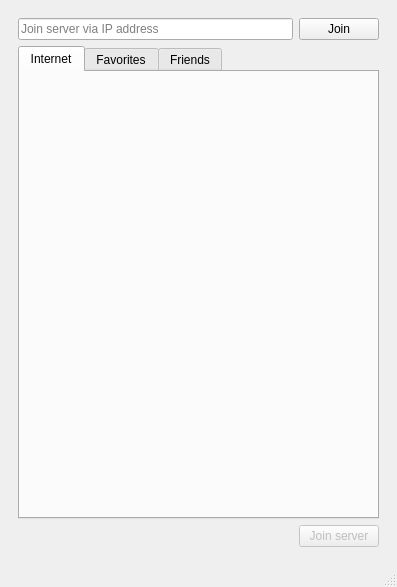
<?xml version="1.0" encoding="UTF-8"?>
<ui version="4.0">
 <class>MainWindow</class>
 <widget class="QMainWindow" name="MainWindow">
  <property name="geometry">
   <rect>
    <x>0</x>
    <y>0</y>
    <width>397</width>
    <height>587</height>
   </rect>
  </property>
  <property name="windowTitle">
   <string>MainWindow</string>
  </property>
  <widget class="QWidget" name="centralwidget">
   <layout class="QVBoxLayout" name="verticalLayout">
    <item>
     <widget class="QStackedWidget" name="stackedWidget">
      <property name="currentIndex">
       <number>1</number>
      </property>
      <widget class="QWidget" name="host_page">
       <layout class="QVBoxLayout" name="verticalLayout_5">
        <item>
         <widget class="QGroupBox" name="server_info_box">
          <property name="title">
           <string>Server info</string>
          </property>
          <layout class="QVBoxLayout" name="verticalLayout_3">
           <item>
            <widget class="QLineEdit" name="server_name_tbx">
             <property name="placeholderText">
              <string>Server name</string>
             </property>
            </widget>
           </item>
           <item>
            <widget class="QTextEdit" name="server_description_tbx">
             <property name="placeholderText">
              <string>Server description</string>
             </property>
            </widget>
           </item>
          </layout>
         </widget>
        </item>
        <item>
         <widget class="QGroupBox" name="game_settings_box">
          <property name="title">
           <string>Game settings</string>
          </property>
          <layout class="QVBoxLayout" name="verticalLayout_4">
           <item>
            <widget class="QComboBox" name="romhack_choice">
             <property name="enabled">
              <bool>false</bool>
             </property>
             <item>
              <property name="text">
               <string>Super Mario 64 (US)</string>
              </property>
             </item>
            </widget>
           </item>
          </layout>
         </widget>
        </item>
        <item>
         <widget class="QGroupBox" name="network_settings_box">
          <property name="title">
           <string>Network settings</string>
          </property>
          <layout class="QGridLayout" name="gridLayout">
           <item row="0" column="0">
            <widget class="QLabel" name="port_label">
             <property name="text">
              <string>Port</string>
             </property>
            </widget>
           </item>
           <item row="0" column="1">
            <widget class="QLabel" name="max_players_label">
             <property name="text">
              <string>Max players</string>
             </property>
            </widget>
           </item>
           <item row="1" column="0">
            <widget class="QSpinBox" name="port_sbx">
             <property name="frame">
              <bool>true</bool>
             </property>
             <property name="minimum">
              <number>1</number>
             </property>
             <property name="maximum">
              <number>65536</number>
             </property>
             <property name="value">
              <number>3678</number>
             </property>
            </widget>
           </item>
           <item row="1" column="1">
            <widget class="QSpinBox" name="max_players_sbx">
             <property name="value">
              <number>8</number>
             </property>
             <property name="displayIntegerBase">
              <number>10</number>
             </property>
            </widget>
           </item>
           <item row="2" column="0">
            <widget class="QCheckBox" name="upnp_cbx">
             <property name="enabled">
              <bool>false</bool>
             </property>
             <property name="text">
              <string>UPnP</string>
             </property>
            </widget>
           </item>
          </layout>
         </widget>
        </item>
        <item alignment="Qt::AlignRight">
         <widget class="QPushButton" name="pushButton_3">
          <property name="sizePolicy">
           <sizepolicy hsizetype="Fixed" vsizetype="Fixed">
            <horstretch>0</horstretch>
            <verstretch>0</verstretch>
           </sizepolicy>
          </property>
          <property name="text">
           <string>Start server</string>
          </property>
         </widget>
        </item>
       </layout>
      </widget>
      <widget class="QWidget" name="join_page">
       <layout class="QVBoxLayout" name="verticalLayout_2">
        <item>
         <layout class="QHBoxLayout" name="horizontalLayout">
          <item>
           <widget class="QLineEdit" name="join_ip_tbx">
            <property name="placeholderText">
             <string>Join server via IP address</string>
            </property>
           </widget>
          </item>
          <item>
           <widget class="QPushButton" name="connect_ip_btn">
            <property name="text">
             <string>Join</string>
            </property>
           </widget>
          </item>
         </layout>
        </item>
        <item>
         <widget class="QTabWidget" name="server_list_tabs">
          <property name="currentIndex">
           <number>0</number>
          </property>
          <widget class="QWidget" name="internet_tab">
           <attribute name="title">
            <string>Internet</string>
           </attribute>
          </widget>
          <widget class="QWidget" name="favorites_tab">
           <attribute name="title">
            <string>Favorites</string>
           </attribute>
          </widget>
          <widget class="QWidget" name="friends_tab">
           <attribute name="title">
            <string>Friends</string>
           </attribute>
          </widget>
         </widget>
        </item>
        <item alignment="Qt::AlignRight">
         <widget class="QPushButton" name="join_server_btn">
          <property name="enabled">
           <bool>false</bool>
          </property>
          <property name="sizePolicy">
           <sizepolicy hsizetype="Fixed" vsizetype="Fixed">
            <horstretch>0</horstretch>
            <verstretch>0</verstretch>
           </sizepolicy>
          </property>
          <property name="text">
           <string>Join server</string>
          </property>
         </widget>
        </item>
       </layout>
      </widget>
     </widget>
    </item>
   </layout>
  </widget>
  <widget class="QMenuBar" name="menubar">
   <property name="geometry">
    <rect>
     <x>0</x>
     <y>0</y>
     <width>397</width>
     <height>19</height>
    </rect>
   </property>
  </widget>
  <widget class="QStatusBar" name="statusbar"/>
 </widget>
 <resources/>
 <connections/>
</ui>
